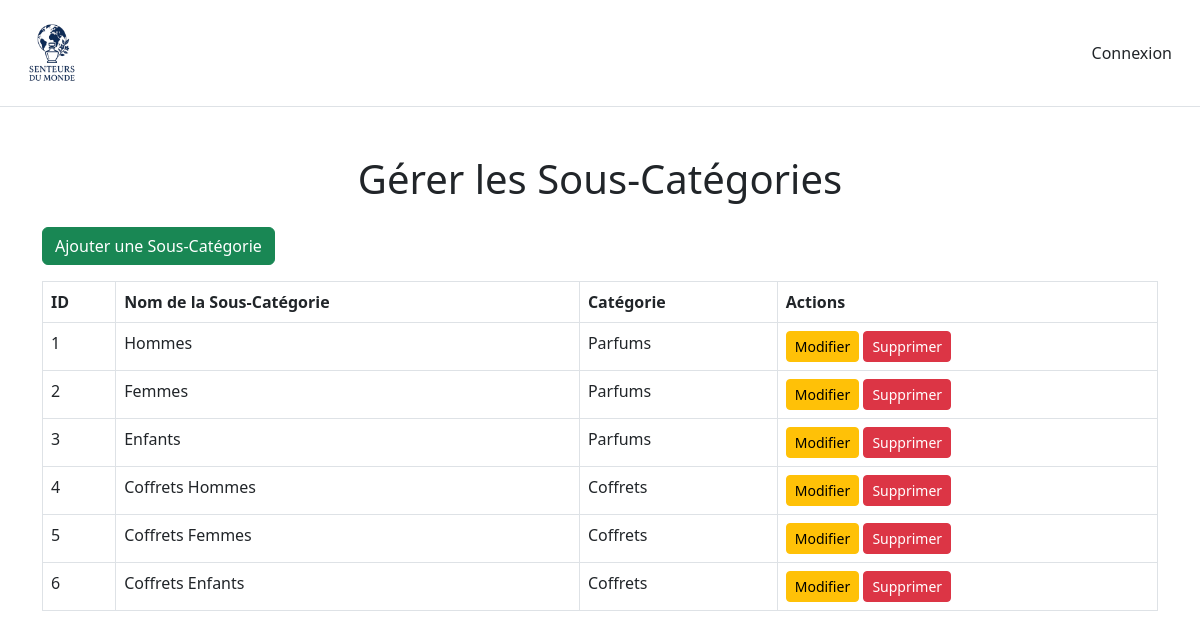
Page /gestion_sous_categorie.php on the committed database.
### tables this page shows
CREATE TABLE IF NOT EXISTS `sous_categorie` (
  `id_sous_categorie` int NOT NULL AUTO_INCREMENT,
  `nom` varchar(50) NOT NULL,
  `id_categorie` int DEFAULT NULL,
  PRIMARY KEY (`id_sous_categorie`),
  KEY `id_categorie` (`id_categorie`)
);

CREATE TABLE IF NOT EXISTS `categorie` (
  `id_categorie` int NOT NULL AUTO_INCREMENT,
  `nom` varchar(50) NOT NULL,
  PRIMARY KEY (`id_categorie`)
);

### gestion_sous_categorie.php (the view, shortened to what this page needs)
<?php
$estConnecte = isset($_SESSION['connecte']) && $_SESSION['connecte'] === true;
$nomUtilisateur = $estConnecte ? $_SESSION['email'] : '';
?>
<?php
require_once "config.php";
try {
    $sql = "SELECT sous_categorie.id_sous_categorie, sous_categorie.nom AS sous_categorie_nom, categorie.nom AS categorie_nom
            FROM sous_categorie
            INNER JOIN categorie ON sous_categorie.id_categorie = categorie.id_categorie";
    $stmt = $pdo->query($sql);
    $sousCategories = $stmt->fetchAll(PDO::FETCH_ASSOC);
} catch (PDOException $e) {
    die("Erreur lors de la récupération des sous-catégories : " . $e->getMessage());
}
?>
<!DOCTYPE html>
<html lang="fr">
<head>
    <link rel="stylesheet" href="https://cdn.jsdelivr.net/npm/bootstrap@5.3.0/dist/css/bootstrap.min.css">
</head>
<nav class="navbar navbar-expand-lg navbar-light bg-white border-bottom">
  <div class="container-fluid">
    <a class="navbar-brand" href="index.php">
      <img src="assets/logo.png.png" alt="Senteurs du Monde" width="80">
    </a>
    <div class="d-flex align-items-center">
      <?php if($estConnecte): ?>
        <div class="dropdown">
          <button class="btn btn-link dropdown-toggle text-dark text-decoration-none" type="button" id="dropdownMenuButton" data-bs-toggle="dropdown" aria-expanded="false">
            <i class="bi bi-person me-1"></i><?php echo htmlspecialchars($nomUtilisateur); ?>
          </button>
          <ul class="dropdown-menu dropdown-menu-end" aria-labelledby="dropdownMenuButton">
            <li><a class="dropdown-item" href="profil.php"><i class="bi bi-person-circle me-2"></i>Mon profil</a></li>
            <li><a class="dropdown-item" href="commandes.php"><i class="bi bi-receipt me-2"></i>Mes commandes</a></li>
            <li><hr class="dropdown-divider"></li>
            <?php if (isset($_SESSION['role']) && $_SESSION['role'] === 'admin'): ?>
                <li><a class="dropdown-item" href="dashboard.php"><i class="bi bi-speedometer2 me-2"></i>Dashboard Admin</a></li>
            <?php endif; ?>
            <li><a class="dropdown-item" href="deconnexion.php"><i class="bi bi-box-arrow-right me-2"></i>Déconnexion</a></li>
          </ul>
        </div>
      <?php else: ?>
        <a href="connexion.php" class="me-3 text-dark text-decoration-none"><i class="bi bi-person"></i> Connexion</a>
      <?php endif; ?>
    </div>
  </div>
</nav>
<body>
    <div class="container mt-5">
        <h1 class="text-center mb-4">Gérer les Sous-Catégories</h1>
        <a href="ajouter_sous_categorie.php" class="btn btn-success mb-3">Ajouter une Sous-Catégorie</a>
        <table class="table table-bordered">
            <thead>
                <tr>
                    <th>ID</th>
                    <th>Nom de la Sous-Catégorie</th>
                    <th>Catégorie</th>
                    <th>Actions</th>
                </tr>
            </thead>
            <tbody>
                <?php foreach ($sousCategories as $sousCategorie): ?>
                    <tr>
                        <td><?php echo $sousCategorie['id_sous_categorie']; ?></td>
                        <td><?php echo htmlspecialchars($sousCategorie['sous_categorie_nom']); ?></td>
                        <td><?php echo htmlspecialchars($sousCategorie['categorie_nom']); ?></td>
                        <td>
                            <a href="modifier_sous_categorie.php?id=<?php echo $sousCategorie['id_sous_categorie']; ?>" class="btn btn-warning btn-sm">Modifier</a>
                            <a href="supprimer_sous_categorie.php?id=<?php echo $sousCategorie['id_sous_categorie']; ?>" class="btn btn-danger btn-sm">Supprimer</a>
                        </td>
                    </tr>
                <?php endforeach; ?>
            </tbody>
        </table>
    </div>
</body>
</html>

### rows in the picture
sous_categorie: id_sous_categorie "1", nom "Hommes", id_categorie.nom "Parfums"
sous_categorie: id_sous_categorie "2", nom "Femmes", id_categorie.nom "Parfums"
sous_categorie: id_sous_categorie "3", nom "Enfants", id_categorie.nom "Parfums"
sous_categorie: id_sous_categorie "4", nom "Coffrets Hommes", id_categorie.nom "Coffrets"
sous_categorie: id_sous_categorie "5", nom "Coffrets Femmes", id_categorie.nom "Coffrets"
sous_categorie: id_sous_categorie "6", nom "Coffrets Enfants", id_categorie.nom "Coffrets"
